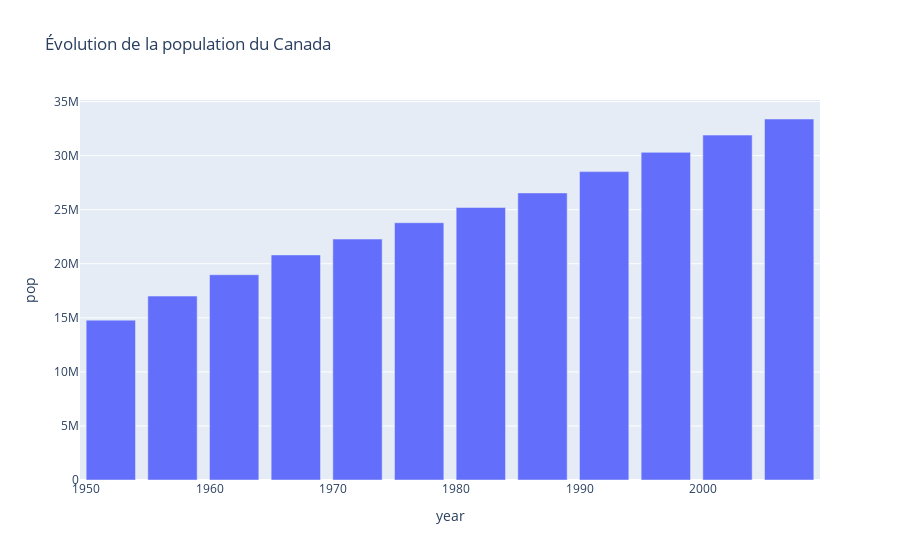

The cell this chart's notebook holds for it:
### Code cell
fig = px.bar(data_canada, 
             x='year', # Année
             y='pop', # Population
             title="Évolution de la population du Canada")
fig

### Figure 1 — Plotly figure (JSON) as saved in the notebook; plotly's stock layout.template omitted (floating-point values rounded to 4 significant figures)
{"data": [{"alignmentgroup": "True", "hovertemplate": "year=%{x}<br>pop=%{y}<extra></extra>", "legendgroup": "", "marker": {"color": "#636efa", "pattern": {"shape": ""}}, "name": "", "offsetgroup": "", "orientation": "v", "showlegend": false, "textposition": "auto", "type": "bar", "x": [1952, 1957, 1962, 1967, 1972, 1977, 1982, 1987, 1992, 1997, 2002, 2007], "xaxis": "x", "y": [14785584, 17010154, 18985849, 20819767, 22284500, 23796400, 25201900, 26549700, 28523502, 30305843, 31902268, 33390141], "yaxis": "y"}], "layout": {"barmode": "relative", "legend": {"tracegroupgap": 0}, "title": {"text": "Évolution de la population du Canada"}, "xaxis": {"anchor": "y", "domain": [0, 1], "title": {"text": "year"}}, "yaxis": {"anchor": "x", "domain": [0, 1], "title": {"text": "pop"}}}}
